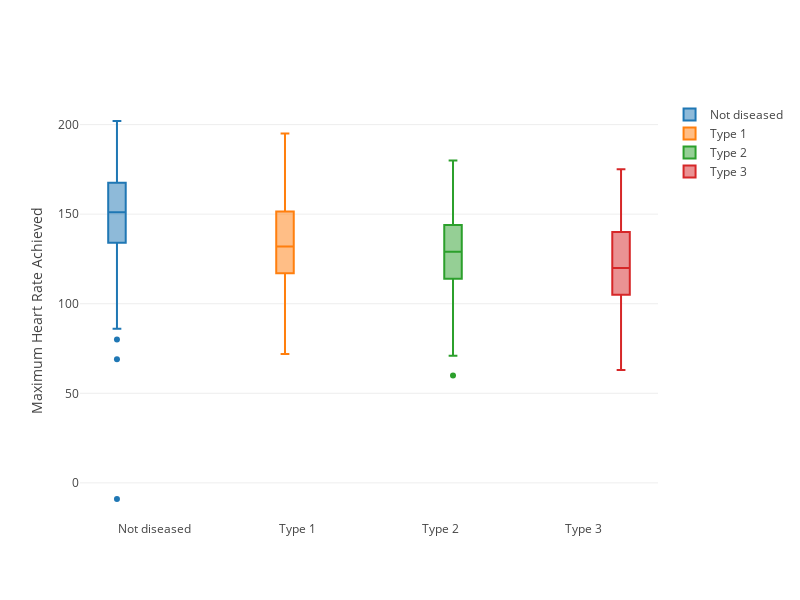

The cell this chart's notebook holds for it:
### Code cell
iplot(figure)

### Figure 1 — Plotly figure (JSON) as saved in the notebook; plotly's stock layout.template omitted (floating-point values rounded to 4 significant figures; data arrays with more than 128 entries replaced by an {"elided": "..."} marker saying what was removed)
{"data": [{"name": "Not diseased", "type": "box", "y": {"elided": "411 mixed values"}}, {"name": "Type 1", "type": "box", "y": {"elided": "196 mixed values"}}, {"name": "Type 2", "type": "box", "y": {"elided": "135 mixed values"}}, {"name": "Type 3", "type": "box", "y": {"elided": "135 mixed values"}}], "layout": {"autosize": false, "boxmode": "group", "height": 600, "width": 800, "yaxis": {"title": "Maximum Heart Rate Achieved", "zeroline": false}}}
